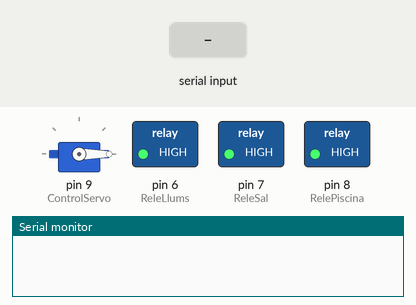
The sketch below on a simulated Arduino Uno, built with avr-gcc and run on an emulated ATmega328P. On the bench: servo, switched loads named in the sketch (green lamp = pin HIGH), the last lines printed to the serial monitor. Inputs (shaded band) come from the test bench.

Above: at 1.2 s.
1.3 s: "Piscina-" received over Serial
At 2.2 s:
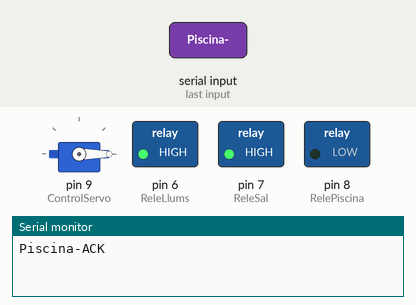
2.9 s: "Sal-" received over Serial
At 4.2 s:
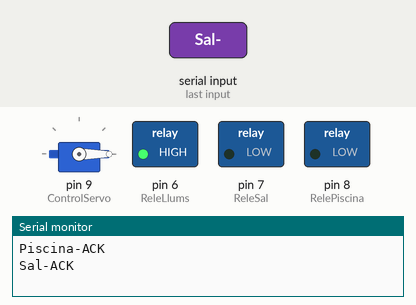
4.5 s: "Llums-" received over Serial
At 5.7 s:
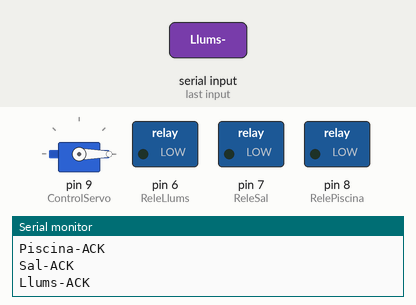
Timing chart, 0 to 7.5 s (numbered marks = the images above; inputs shaded):
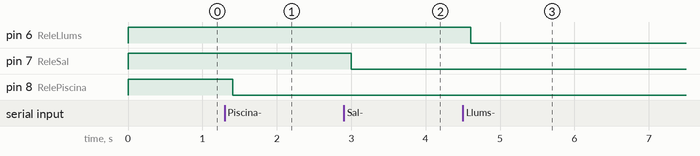

The sketch:

PS_Ard_1.1.ino
```cpp
/* Programa per a controlar el termo i la piscina a partir de la informació que ve de l'intersor Fronius
   v2 L'arduino fa molt poca feina, tot ho fa la Raspberry. Prova GitHub

   Ordres que accepta:
   - Piscina-ON
     --> retorna Piscina-ACK
   - Piscina-OFF
     --> retorna Piscina-ACK
   - Servo-<graus> (en princpi els graus van de 0 a 180, però la majoria de servos no hi arriben.
     --> retorna Servo-ACK
   - Sal-ON / Sal-OFF
   - Llums-ON / Llums-OFF
   - Hall
     --> retorna Hall-<valor>- (un valor "float" proporcional a la potència per una ona sinusoidal).
   - Ver
     --> retorna Ver-<valor>- (La versió del programa).

   Versió 2.1 Rep ordres via serie i contesta. Accepta Piscina i Servo amb graus.
   Versió 2.2 Igual que 1 però ara ja actuant sobre els dispositius
   Versió 2.3 Inclou sensor d'efecte Hall i comanda per llegir-ho.

   Versió PS_Ard_1.0 Inclou tot l'anterior més comanda versió.
   Versió PS_Ard_1.1 Inclou SAL i LLUMS.

*/

#include <Servo.h>
#include <ArduinoSTL.h>

const int mostra = 400; //Si hi poso 600, l'Arduino peta (té 32K!!)

std::vector<int> vec(mostra);
double promig;
double total;
double ttotal;

Servo servo;
String a;
int grausservo = 0;
int grausservoantic = 0;
int sensorHall = A0;
int sensorValue;


// Arduino pin numbers
const int ControlServo = 9; // Sortida al control del servo
const int RelePiscina = 8; // Sortida al relé de la piscina
const int ReleSal = 7; // Sortida al relé de la piscina
const int ReleLlums = 6; // Sortida al relé de la piscina


void setup() {
  Serial.begin(9600);
  Serial.setTimeout(100);
  pinMode(RelePiscina, OUTPUT);
  digitalWrite(RelePiscina, HIGH); //Relé off
  pinMode(ReleSal, OUTPUT);
  digitalWrite(ReleSal, HIGH); //Relé off
  pinMode(ReleLlums, OUTPUT);
  digitalWrite(ReleLlums, HIGH); //Relé off

  servo.attach(ControlServo);  // Sortida, al servomotor
  servo.write(0);   // Servo a 0 graus
}

void loop() {
  String a;

  if (Serial.available()) {
    String ordre = Serial.readString();

    // Actua piscina ----------------------------------

    if (ordre.substring(0, 8) == "Piscina-") {
      Serial.println("Piscina-ACK");
      if (ordre.substring(8, 11) == "OFF") {
        digitalWrite(RelePiscina, HIGH);
      }
      else {
        digitalWrite(RelePiscina, LOW);
      }
    }

    // Actua sal ----------------------------------

    if (ordre.substring(0, 4) == "Sal-") {
      Serial.println("Sal-ACK");
      if (ordre.substring(4, 7) == "OFF") {
        digitalWrite(ReleSal, HIGH);
      }
      else {
        digitalWrite(ReleSal, LOW);
      }
    }

    // Actua llums ----------------------------------

    if (ordre.substring(0, 6) == "Llums-") {
      Serial.println("Llums-ACK");
      if (ordre.substring(6, 9) == "OFF") {
        digitalWrite(ReleLlums, HIGH);
      }
      else {
        digitalWrite(ReleLlums, LOW);
      }
    }

    // Actua servo ----------------------------------

    if (ordre.substring(0, 6) == "Servo-") {
      Serial.println("Servo-ACK");

      a = ordre.substring(6);
      grausservo = a.toInt();

      if (grausservo > grausservoantic) { // Apugem el potenciòmetre
        for (int i = grausservoantic; i < grausservo; i++) {
          servo.write(i);
          delay (20);  /* smooth mode*/
        }
      }

      if (grausservo < grausservoantic) { // Baixem el potenciòmetre
        for (int i = grausservoantic; i > grausservo; i--) {
          servo.write(i);
          delay (20);  /* smooth mode*/
        }
      }
      grausservoantic = grausservo;
    }

    // Actua Hall (triga com un segon a contestar...) ----------------------------------

    if (ordre.substring(0, 4) == "Hall") {
      ttotal = 0;
      for (int i = 0; i < 5; i++) {

        for (int z = 0; z < mostra; z++) {
          vec[z] = analogRead(A0);
        }

        total = 0;
        for (int z = 0; z < mostra; z++) {
          total = total + vec[z];
        }
        promig = int(total / mostra);

        total = 0;
        for (int z = 0; z < mostra; z++) {
          total = total + abs(vec[z] - promig);
        }
        ttotal = ttotal + total;
        delay(7 + i * 3); // per que sigui més rar i aleatori... Tota una ona de AC són 20 milis.
      }
      Serial.print("Hall-");
      Serial.print(ttotal / 5);
      Serial.println("-");
    }


    // Actua Ver (retorna la versió del programa que està executant l'Arduino (per si no ho recordem...) ----------------------------------

    if (ordre.substring(0, 3) == "Ver") {
      Serial.println("Ver-PS_Ard_1.1-");
    }

  }
}
```

Measured:
- after the input at 1.3 s, pin 8 (RelePiscina): HIGH → LOW after 0.11 s
- after the input at 2.9 s, pin 7 (ReleSal): HIGH → LOW after 0.10 s
- after the input at 4.5 s, pin 6 (ReleLlums): HIGH → LOW after 0.11 s
